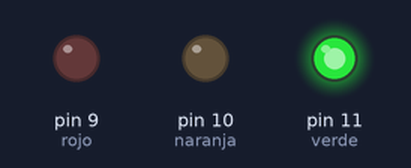
Recording of a sketch running on a simulated Arduino Uno, built with avr-gcc and run on an emulated ATmega328P. Shown: output pins drawn as LEDs (lit = HIGH).

Above: at 1.0 s.
At 2.5 s:
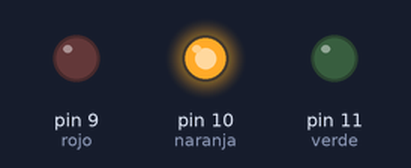
At 4.0 s:
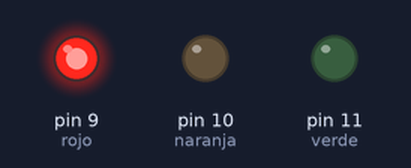
Timing chart, 0 to 7.8 s (numbered marks = the images above):
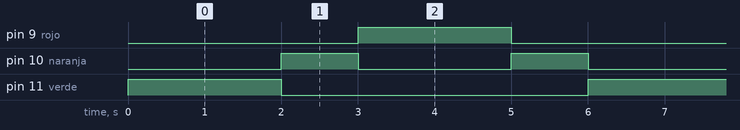

Measured:
- by itself, pin 9 (rojo), pin 11 (verde): alternates HIGH for 2.0 s and LOW for 4.0 s
- by itself, pin 10 (naranja): alternates HIGH for 1.0 s and LOW for 2.0 s
- by itself, everything shown: repeats every 6.0 s, in 5 steps

The sketch:

pin10sec.ino
```cpp
void setup(){
  // declaración de variables
  pinMode(11,OUTPUT); // verde
  pinMode(10,OUTPUT); // naranja
  pinMode(9,OUTPUT);  // rojo
}

void loop(){
  // se ejecuta infinitamente
  digitalWrite(11,HIGH);
  delay(2000);
  digitalWrite(11,LOW); // verde
  digitalWrite(10,HIGH);
  delay(1000);
  digitalWrite(10,LOW); // naranja
  digitalWrite(9,HIGH);
  delay(2000);
  digitalWrite(9,LOW); // rojo
  digitalWrite(10,HIGH);
  delay(1000);
  digitalWrite(10,LOW); // naranja
}
```
